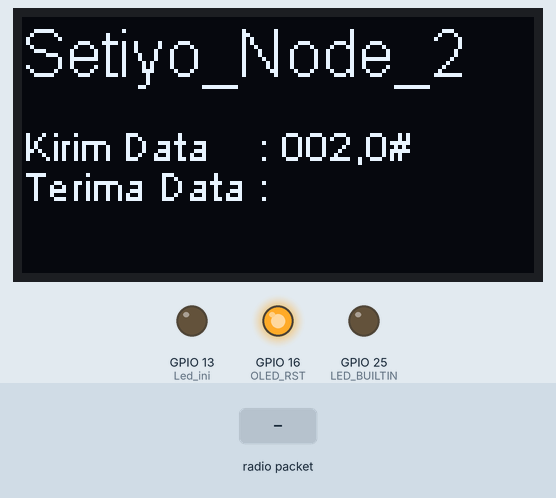
The sketch below on a simulated ESP8266 (NodeMCU). Shown: 128×64 one-colour display, output pins drawn as LEDs (lit = HIGH). Inputs (shaded band) come from the test bench. No radio packets arrive unless stated; what the sketch prints to the serial monitor is not drawn.

Above: at 0.27 s.
At 1.26 s:
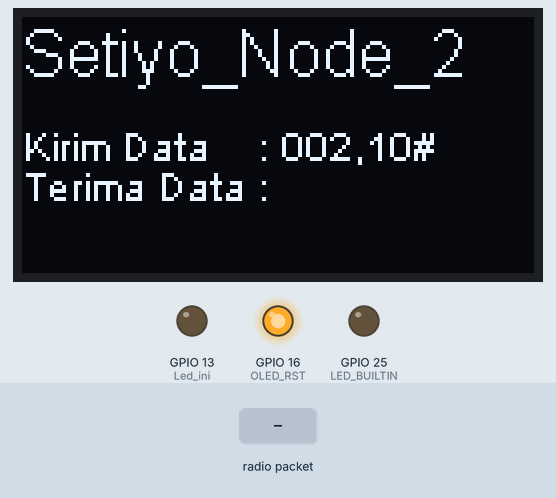
1.3 s: radio packet "1" arrives
At 1.38 s:
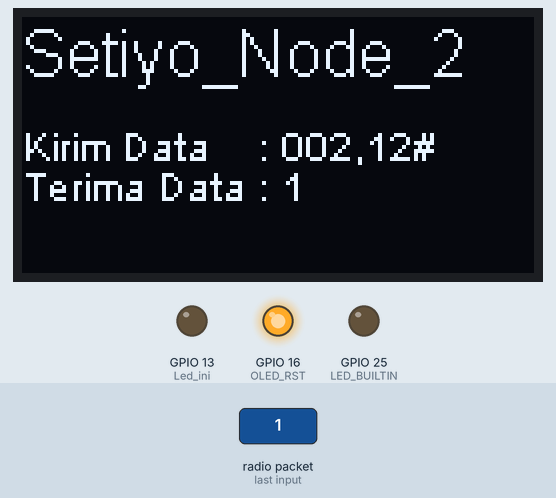

The sketch:

DDLoRaNode2.ino
```cpp
#include <SPI.h>
#include <LoRa.h>

#include "SSD1306Wire.h" // https://github.com/ThingPulse/esp8266-oled-ssd1306/blob/master/src/SSD1306Wire.h

//#define MISO    19   // GPIO19 -- lora MISO
//#define MOSI    27   // GPIO27 -- lora MOSI
//#define SS      18   // GPIO18 -- lora CS

#define SCK     5    // GPIO5  -- lora SCK
#define RST     23   // GPIO23 atau GPIO12 atau GPIO14 -- RESET (If Lora does not work, replace it with GPIO14)
#define DI0     26   // GPIO26 -- IRQ(Interrupt Request)
#define BAND    915E6

/*-------replace default pin  OLED_SDA=4, OLED_SCL=15 with  OLED_SDA=21, OLED_SCL=22------*/
#define OLED_SDA 21
#define OLED_SCL 22
#define OLED_RST 16

#define OFF 0   /*----untuk tes LED-------------*/
#define ON 1

#define LED_BUILTIN 25
const int blueLED = 25;
//const int Led_aja = 15;
const int Led_ini = 13;
int pinSensorKonveyor = 15;

String readString;
char nilai = 0;

/*------Initialize the OLED display using Wire library--------*/
SSD1306Wire  display(0x3c, OLED_SDA, OLED_SCL); // OLED_SDA=4, OLED_SCL=15

String RxDataRSSI ="";
char Str1[15];
String rssi = "";
String packet = "";

String message, terimaBalik;

void setup() {
/*---------START aktivas Oled-------*/
  pinMode(LED_BUILTIN, OUTPUT);
  pinMode(OLED_RST, OUTPUT);
  digitalWrite(OLED_RST, LOW);    // set GPIO16 low to reset OLED
  delay(50);
  digitalWrite(OLED_RST, HIGH); // while OLED is running, must set GPIO16 in high、

  /*--Initialising the UI will init the display too--------*/
  display.init();
  display.flipScreenVertically();
  display.setFont(ArialMT_Plain_10);

  /*--clear the display---------------*/
  display.clear();
/*---------aktivasi Oled END---------*/

  pinMode(blueLED, OUTPUT);  /*----untuk tes feedback LED-------------*/
//  pinMode(Led_aja, OUTPUT);
  pinMode(Led_ini, OUTPUT);
  pinMode(pinSensorKonveyor, INPUT_PULLUP);


  Serial.begin(115200);
  while (!Serial);
//  SPI.begin(SCK, MISO, MOSI, SS);
  LoRa.setPins(SS, RST, DI0);

  Serial.println("LoRa Receiver Callback");

  if (!LoRa.begin(BAND))
  {
    Serial.println("Starting LoRa failed!");
    while (1);
  }

  LoRa.onReceive(onReceive);
  LoRa_rxMode();

}

void loop() {
  message = "002,";    // id
  message += millis()/100;   // kirim data millis,
  message += "#";             // tanda akhir data
  LoRa_sendMessage(message);  // send a message

/*-------------Display Oled--------------------------------*/
  display.setFont(ArialMT_Plain_16);
  display.drawString(0, 0, "Setiyo_Node_2");
  display.setFont(ArialMT_Plain_10);
  display.drawString(0, 26, "Kirim Data    : " + message);
  display.setFont(ArialMT_Plain_10);
  display.drawString(0, 36, "Terima Data : " + callbackMessage());
  display.display();
  display.clear();

  if(message == callbackMessage()){
    digitalWrite(LED_BUILTIN, HIGH);
  }else{
    digitalWrite(LED_BUILTIN, LOW);
  }

}

void LoRa_rxMode(){
  LoRa.enableInvertIQ();                // active invert I and Q signals
  LoRa.receive();                       // set receive mode
}

void LoRa_txMode(){
  LoRa.idle();                          // set standby mode
  LoRa.disableInvertIQ();               // normal mode
}
void LoRa_sendMessage(String message) {
  LoRa_txMode();                        // set tx mode
  LoRa.beginPacket();                   // start packet
  LoRa.print(message);                  // add payload
  LoRa.endPacket();                     // finish packet and send it
  LoRa_rxMode();                        // set rx mode
  delay(50);                            // minimal delay(50), untuk transisi menjadi rx mode
}

void onReceive(int packetSize) {
  String message = "";
  while (LoRa.available()) {
    message += (char)LoRa.read();
  }
  Serial.print("Node Receive: ");
  Serial.println(message);
  terimaBalik = message;
}

String callbackMessage(){ // Terima data dati gateway
  return terimaBalik;
}
```
